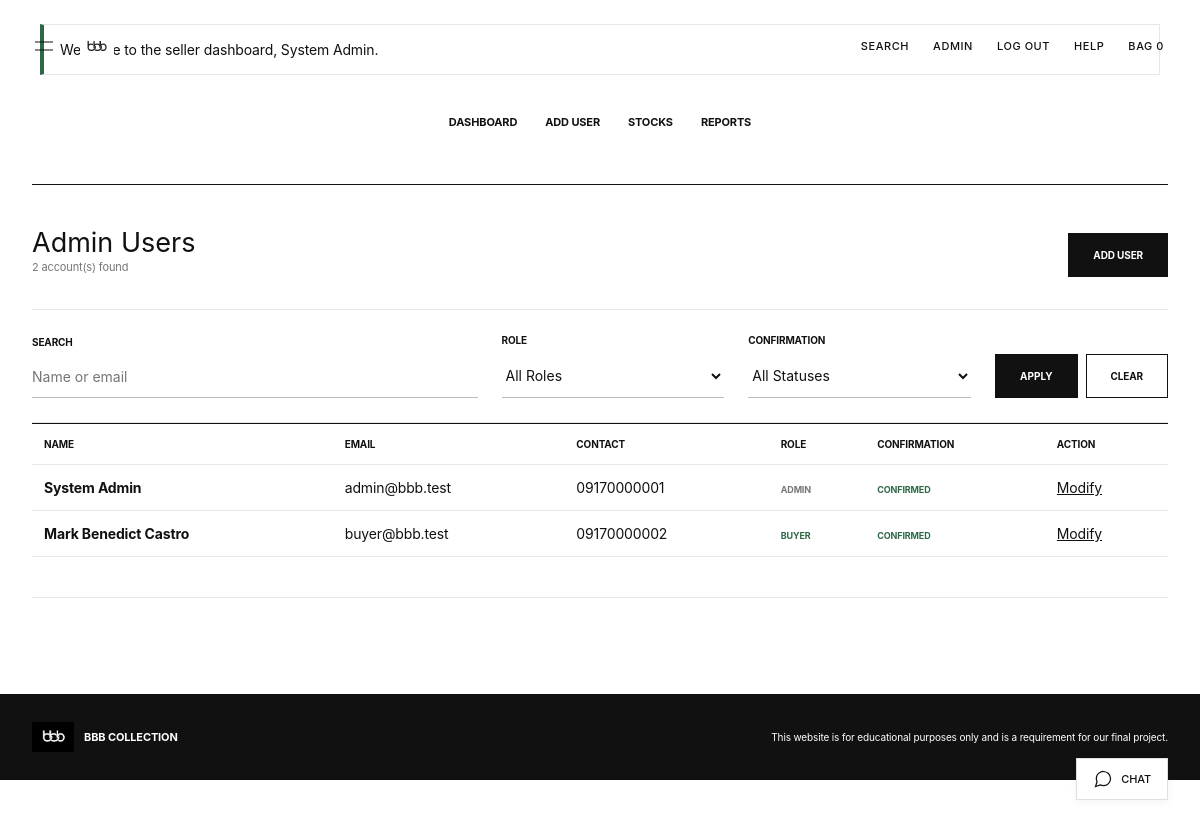
/admin_users.php (signed in), run on the app's committed database.
### tables this page shows
CREATE TABLE IF NOT EXISTS `users` (
  `id` int(6) UNSIGNED NOT NULL AUTO_INCREMENT,
  `complete_name` varchar(100) NOT NULL,
  `email` varchar(100) NOT NULL,
  `password` varchar(50) NOT NULL,
  `address` varchar(200) NOT NULL,
  `contact_number` varchar(50) NOT NULL,
  `role` varchar(20) NOT NULL,
  `email_confirmed` tinyint(1) NOT NULL DEFAULT 0,
  `confirmation_code` varchar(100) DEFAULT NULL,
  `created_at` timestamp NOT NULL DEFAULT current_timestamp(),
  PRIMARY KEY (`id`),
  UNIQUE KEY `email` (`email`)
);

### functions.php (called while the page is built, shortened)
<?php
function displayText($text) {
    return htmlspecialchars($text ?? "", ENT_QUOTES, "UTF-8");
}
?>

### admin_users.php (the view, shortened to what this page needs)
<?php
require 'functions.php';
$search = trim($_GET['q'] ?? "");
$role = in_array($_GET['role'] ?? "All", array("All", "admin", "buyer")) ? ($_GET['role'] ?? "All") : "All";
$status = in_array($_GET['status'] ?? "All", array("All", "Confirmed", "Pending")) ? ($_GET['status'] ?? "All") : "All";
$searchLike = "%" . $search . "%";
$confirmed = $status == "Confirmed" ? 1 : 0;
$stmt = $conn->prepare("SELECT id, complete_name, email, contact_number, role, email_confirmed, created_at FROM users WHERE (? = '' OR complete_name LIKE ? OR email LIKE ?) AND (? = 'All' OR role = ?) AND (? = 'All' OR email_confirmed = ?) ORDER BY role, complete_name");
$stmt->bind_param("ssssssi", $search, $searchLike, $searchLike, $role, $role, $status, $confirmed);
$stmt->execute();
$users = $stmt->get_result();
require 'header.php';
?>
<div class="nav-links"><a href="admin_dashboard.php">Dashboard</a><a href="admin_user_form.php">Add User</a><a href="admin_products.php">Stocks</a><a href="admin_reports.php">Reports</a></div>
<section class="panel wide-container">
    <div class="section-heading"><div><h2>Admin Users</h2><p class="muted"><?php echo displayText($users->num_rows); ?> account(s) found</p></div><a href="admin_user_form.php" class="button-link">Add User</a></div>
    <form method="GET" action="admin_users.php" class="filter-form admin-filter">
        <div class="form-group"><label for="user-search">Search</label><input id="user-search" type="text" name="q" value="<?php echo displayText($search); ?>" placeholder="Name or email"></div>
        <div class="form-group"><label for="user-role">Role</label><select id="user-role" name="role"><option value="All">All Roles</option></select></div>
        <div class="form-group"><label for="user-status">Confirmation</label><select id="user-status" name="status"><option value="All">All Statuses</option></select></div>
        <div class="filter-actions"><button type="submit">Apply</button><a href="admin_users.php" class="button-link secondary-button">Clear</a></div>
    </form>
    <?php if ($users->num_rows == 0) { ?><div class="empty-state"><h3>No users found</h3><p>Clear the filters or try another search.</p></div><?php } else { ?>
        <div class="table-scroll"><table><thead><tr><th>Name</th><th>Email</th><th>Contact</th><th>Role</th><th>Confirmation</th><th>Action</th></tr></thead><tbody>
        <?php while ($row = $users->fetch_assoc()) { ?><tr><td><strong><?php echo displayText($row['complete_name']); ?></strong></td><td><?php echo displayText($row['email']); ?></td><td><?php echo displayText($row['contact_number']); ?></td><td><span class="badge <?php echo $row['role'] == 'admin' ? 'neutral' : 'positive'; ?>"><?php echo displayText(ucfirst($row['role'])); ?></span></td><td><span class="badge <?php echo $row['email_confirmed'] ? 'positive' : 'warning'; ?>"><?php echo $row['email_confirmed'] ? "Confirmed" : "Pending"; ?></span></td><td><a href="admin_user_form.php?id=<?php echo displayText($row['id']); ?>">Modify</a></td></tr><?php } ?>
        </tbody></table></div>
    <?php } ?>
</section>
<?php require 'footer.php'; ?>

### style.css (style rules this page uses)
* { box-sizing: border-box; }
:root { --black: #111111; --charcoal: #292929; --gray: #767676; --light-gray: #e7e7e7; --soft-gray: #f5f5f5; --white: #ffffff; --success: #2f6847; --warning: #906515; --danger: #a32b3d; }
html { scroll-behavior: smooth; }
body { margin: 0; min-height: 100vh; overflow-x: hidden; background: var(--white); color: var(--black); font-family: Arial, Helvetica, sans-serif; font-size: 14px; letter-spacing: 0; }
a { color: var(--black); }
.main-nav a, .nav-links a { padding: 8px 0 6px; border-bottom: 1px solid transparent; color: var(--black); font-size: 11px; font-weight: 700; text-decoration: none; text-transform: uppercase; }
.panel { width: min(1120px, calc(100% - 64px)); margin: 48px auto; padding: 40px 0; background: var(--white); border-top: 1px solid var(--black); border-bottom: 1px solid var(--light-gray); }
.wide-container { width: min(1280px, calc(100% - 64px)); max-width: none; margin-left: auto; margin-right: auto; }
h1, h2, h3 { margin-top: 0; color: var(--black); font-weight: 400; letter-spacing: 0; }
h2 { margin-bottom: 18px; font-size: 27px; }
p { line-height: 1.6; }
.muted, .field-help { color: var(--gray); font-size: 11px; }
.section-heading { display: flex; align-items: flex-end; justify-content: space-between; gap: 24px; margin-bottom: 32px; }
.section-heading h2, .section-heading p { margin: 0; }
.nav-links { display: flex; justify-content: center; gap: 28px; width: min(1120px, calc(100% - 64px)); margin: 32px auto 0; }
.form-group { min-width: 0; margin-bottom: 24px; }
label { display: block; margin-bottom: 8px; color: var(--black); font-size: 10px; font-weight: 700; text-transform: uppercase; }
input[type="text"], input[type="email"], input[type="password"], input[type="number"], select, textarea { width: 100%; padding: 12px 0; border: 0; border-bottom: 1px solid #bcbcbc; border-radius: 0; outline: 0; background: transparent; color: var(--black); font: inherit; }
input[type="submit"], .button-link, button { display: inline-flex; align-items: center; justify-content: center; min-height: 44px; margin-top: 8px; padding: 12px 24px; border: 1px solid var(--black); border-radius: 0; background: var(--black); color: var(--white); cursor: pointer; font: inherit; font-size: 10px; font-weight: 700; text-align: center; text-decoration: none; text-transform: uppercase; transition: background-color 0.2s, color 0.2s; }
.secondary-button { background: transparent; color: var(--black); }
.filter-form { display: grid; align-items: end; gap: 24px; padding: 24px 0; border-top: 1px solid var(--light-gray); border-bottom: 1px solid var(--light-gray); background: transparent; }
.filter-form .form-group { margin: 0; }
.admin-filter { grid-template-columns: minmax(220px, 2fr) minmax(140px, 1fr) minmax(150px, 1fr) auto; }
.filter-actions { display: flex; align-items: center; gap: 8px; }
.filter-actions button, .filter-actions .button-link { margin: 0; white-space: nowrap; }
.badge { display: inline-block; width: fit-content; max-width: 100%; padding: 0; border: 0; border-radius: 0; background: transparent; font-size: 9px; font-weight: 700; line-height: 1.3; text-transform: uppercase; white-space: nowrap; }
.badge.positive { color: var(--success); }
.badge.neutral { color: var(--gray); }
.table-scroll { width: 100%; overflow-x: auto; border-top: 1px solid var(--black); }
table { width: 100%; min-width: 700px; border-collapse: collapse; }
th, td { padding: 14px 12px; border-bottom: 1px solid var(--light-gray); text-align: left; vertical-align: middle; }
th { background: var(--white); color: var(--black); font-size: 10px; font-weight: 700; text-transform: uppercase; }
body { font-family: 'Inter', Helvetica, Arial, sans-serif; font-weight: 400; letter-spacing: -0.01em; }

### data on the page
users: complete_name "System Admin", email "admin@bbb.test", contact_number "09170000001", role "ADMIN", email_confirmed "CONFIRMED"
users: complete_name "Mark Benedict Castro", email "buyer@bbb.test", contact_number "09170000002", role "BUYER", email_confirmed "CONFIRMED"

### other printed values
cartCount() "0"
displayText($flashMessage['message']) "Welcome to the seller dashboard, System Admin."
displayText($users->num_rows) "2"
